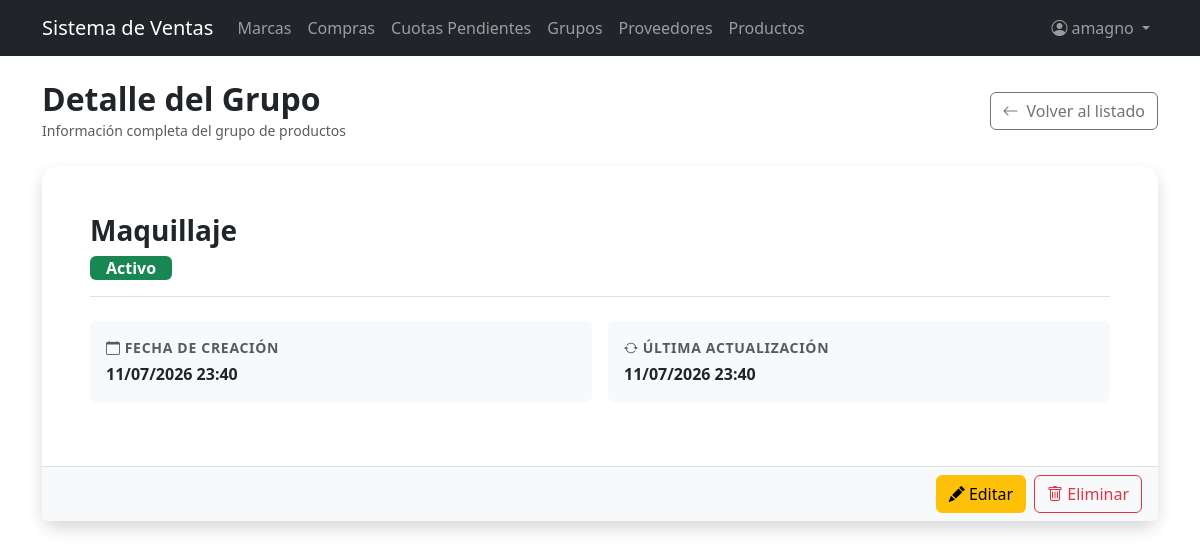
/groups/1/ (signed in), run on the app's committed database.
### billing/models.py (models this page shows, shortened)
class ProductGroup(models.Model):
    name = models.CharField(max_length=100, unique=True, verbose_name='Nombre del grupo')
    is_active = models.BooleanField(default=True, verbose_name='Activo')
    created_at = models.DateTimeField(auto_now_add=True)
    updated_at = models.DateTimeField(auto_now=True)
    class Meta:
        verbose_name = 'Product Group'
        verbose_name_plural = 'Product Groups'
        ordering = ['name']

### billing/views.py (the view)
# urls.py: path('groups/<int:pk>/', views.ProductGroupDetailView.as_view(), name='productgroup_detail'),
class ProductGroupDetailView(LoginRequiredMixin, PermissionRequiredMixin, DetailView):
    model = ProductGroup
    template_name = 'billing/product_group_detail.html'
    context_object_name = 'productgroup'
    permission_required = 'billing.view_productgroup'
    permission_redirect_url = '/'

### security/templatetags/security_tags.py (called while the page is built)
@register.filter(name='role_badge_class')
def role_badge_class(role_name):
    return ROLE_BADGE_CLASSES.get(role_name, 'bg-secondary')

@register.filter(name='has_group')
def has_group(user, group_name):
    if not user.is_authenticated:
        return False
    if user.is_superuser:      # el superusuario ve todo
        return True
    return user.groups.filter(name=group_name).exists()

### billing/templates/billing/product_group_detail.html (shortened to what this page needs)
{% extends 'billing/base.html' %}
{% block content %}
<div class="d-flex justify-content-between align-items-center mb-4">
  <div>
    <h2 class="mb-0 fw-bold">Detalle del Grupo</h2>
    <small class="text-muted">Información completa del grupo de productos</small>
  </div>
  <a href="{% url 'billing:productgroup_list' %}" class="btn btn-outline-secondary d-inline-flex align-items-center gap-2">
    <i class="bi bi-arrow-left"></i> Volver al listado
  </a>
</div>
<div class="card shadow border-0" style="border-radius:1rem;">
  <div class="card-body p-4 p-lg-5">
    <div class="mb-4 pb-3 border-bottom">
      <h3 class="fw-bold mb-2">{{ productgroup.name }}</h3>
      <span class="badge {% if productgroup.is_active %}bg-success{% else %}bg-secondary{% endif %} fs-6 px-3 py-1">
        {% if productgroup.is_active %}Activo{% else %}Inactivo{% endif %}
      </span>
    </div>
    <div class="row g-3 mb-3">
      <div class="col-sm-6">
        <div class="p-3 rounded bg-light h-100">
          <p class="text-muted small mb-1 fw-semibold text-uppercase" style="letter-spacing:.05em;">
            <i class="bi bi-calendar me-1"></i>Fecha de Creación
          </p>
          <p class="mb-0 fw-semibold fs-6">{{ productgroup.created_at|date:"d/m/Y H:i" }}</p>
        </div>
      </div>
      <div class="col-sm-6">
        <div class="p-3 rounded bg-light h-100">
          <p class="text-muted small mb-1 fw-semibold text-uppercase" style="letter-spacing:.05em;">
            <i class="bi bi-arrow-repeat me-1"></i>Última Actualización
          </p>
          <p class="mb-0 fw-semibold fs-6">{{ productgroup.updated_at|date:"d/m/Y H:i" }}</p>
        </div>
      </div>
    </div>
  </div>
  <div class="card-footer bg-light border-top">
    <div class="d-flex justify-content-end gap-2">
      {% if perms.billing.change_productgroup %}
      <a href="{% url 'billing:productgroup_update' productgroup.pk %}" class="btn btn-warning">
        <i class="bi bi-pencil-fill"></i> Editar
      </a>
      {% endif %}
      {% if perms.billing.delete_productgroup %}
      <a href="{% url 'billing:productgroup_delete' productgroup.pk %}" class="btn btn-outline-danger">
        <i class="bi bi-trash"></i> Eliminar
      </a>
      {% endif %}
    </div>
  </div>
</div>
{% endblock %}

### billing/templates/billing/base.html (shortened to what this page needs)
{% load security_tags %}
<!DOCTYPE html>
<html lang="es">
<head>
  <link href="https://cdn.jsdelivr.net/npm/bootstrap@5.3.0/dist/css/bootstrap.min.css" rel="stylesheet">
  <link href="https://cdn.jsdelivr.net/npm/bootstrap-icons@1.11.3/font/bootstrap-icons.min.css" rel="stylesheet">
</head>
<body>
<nav class="navbar navbar-expand-lg navbar-dark bg-dark">
  <div class="container">
    <a class="navbar-brand" href="{% url 'billing:home' %}">Sistema de Ventas</a>
    <div class="collapse navbar-collapse" id="nav">
      <ul class="navbar-nav me-auto">
        {% if user.is_authenticated %}
        {% if perms.billing.view_brand %}
        <li class="nav-item"><a class="nav-link" href="{% url 'billing:brand_list' %}">Marcas</a></li>
        {% endif %}
        {% if perms.purchasing.view_purchase %}
        <li class="nav-item"><a class="nav-link" href="{% url 'purchasing:purchase_list' %}">Compras</a></li>
        <li class="nav-item"><a class="nav-link" href="{% url 'creditos_compras:cuotas_pendientes' %}">Cuotas Pendientes</a></li>
        {% endif %}
        {% if perms.billing.view_productgroup %}
        <li class="nav-item"><a class="nav-link" href="{% url 'billing:productgroup_list' %}">Grupos</a></li>
        {% endif %}
        {% if perms.billing.view_supplier %}
        <li class="nav-item"><a class="nav-link" href="{% url 'billing:supplier_list' %}">Proveedores</a></li>
        {% endif %}
        {% if perms.billing.view_product %}
        <li class="nav-item"><a class="nav-link" href="{% url 'billing:product_list' %}">Productos</a></li>
        {% endif %}
        {% endif %}
      </ul>
      <ul class="navbar-nav">
        {% if user.is_authenticated %}
        {% with role=user.groups.first %}
        <li class="nav-item dropdown">
          <a class="nav-link dropdown-toggle" href="#" data-bs-toggle="dropdown">
            <i class="bi bi-person-circle me-1"></i>{{ user.username }}
          </a>
        </li>
        {% endwith %}
        {% else %}
        <li class="nav-item">
          <a class="nav-link" href="{% url 'security:login' %}">Login</a>
        </li>
        {% endif %}
      </ul>
    </div>
  </div>
</nav>
<div class="container mt-4">
  {% block content %}
  {% endblock %}
</div>
</body>
</html>

### data on the page
ProductGroup: name "Maquillaje", created_at "11/07/2026 23:40", updated_at "11/07/2026 23:40"

### other printed values
{{ user.username }} "amagno"
